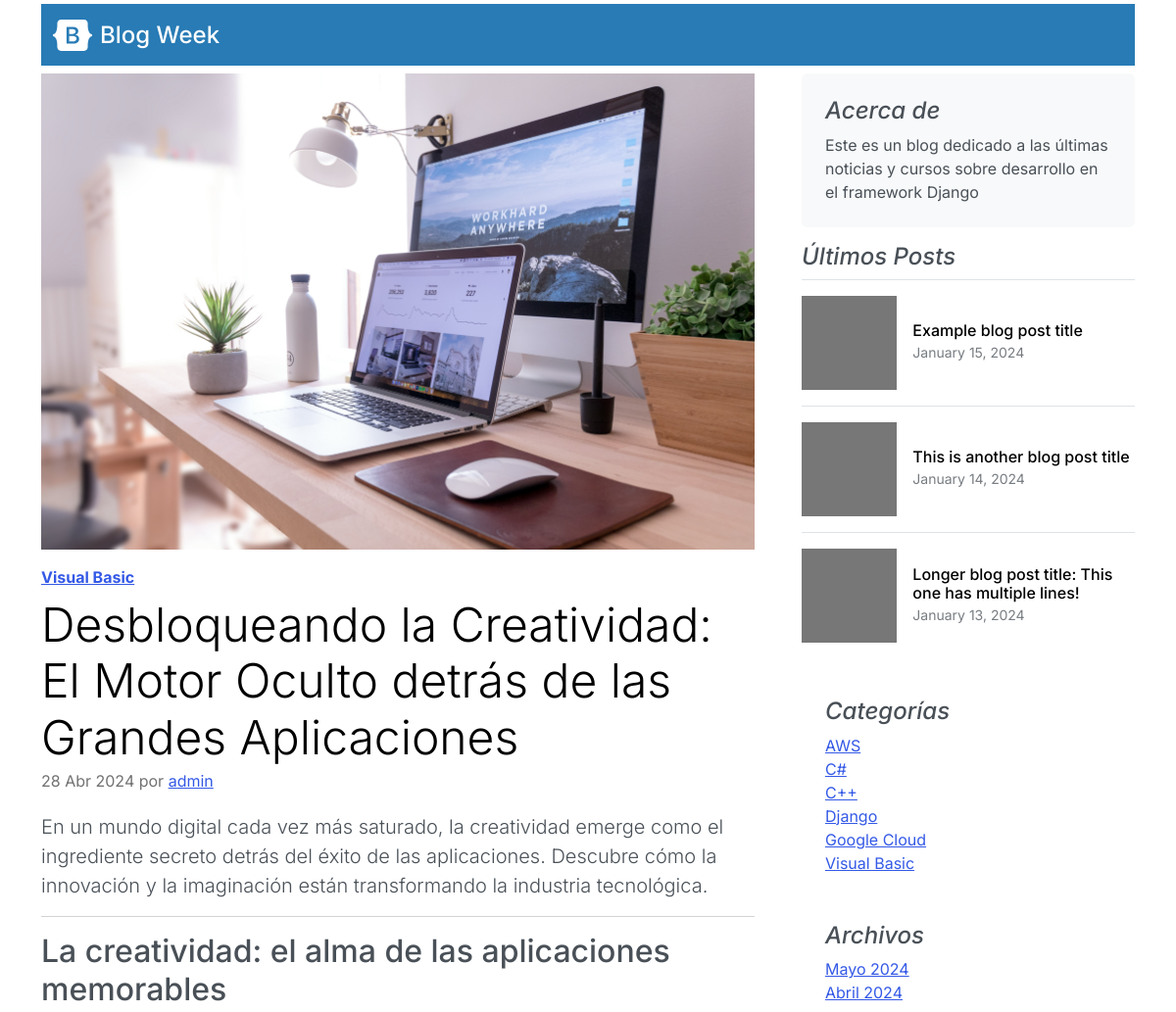
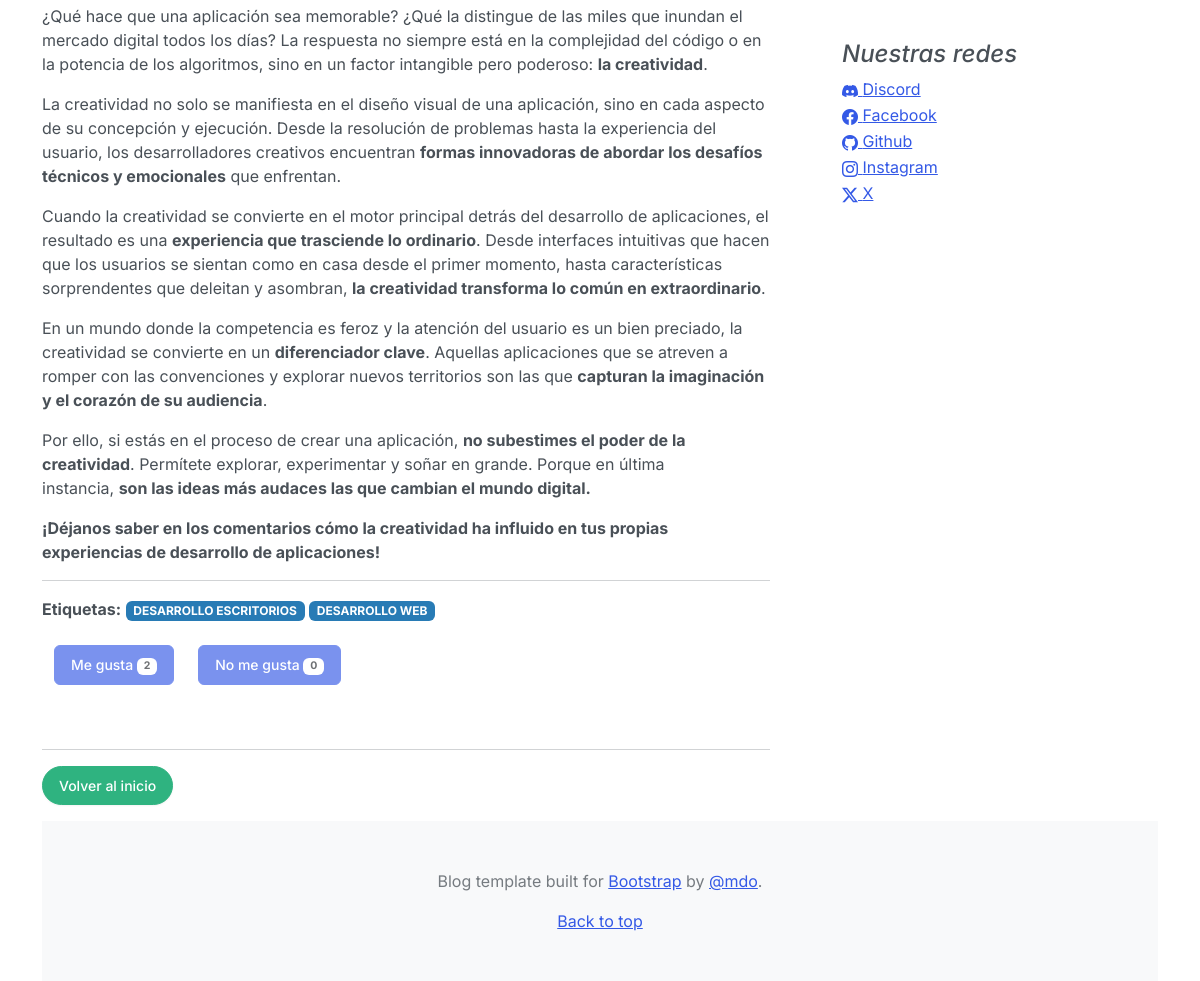
/post/1, run on the app's committed database (2 pictures, top to bottom).
### core/models.py (models this page shows, shortened)
class Post(models.Model):
    title = models.CharField(max_length=250, verbose_name="Título")
    excerpt = models.TextField(verbose_name="Bajada")
    content = RichTextField(verbose_name="Contenido")
    image = models.ImageField(
        upload_to="posts", verbose_name="Imagen", null=True, blank=True)
    published = models.BooleanField(default=False, verbose_name="Publicado")
    created = models.DateTimeField(
        auto_now_add=True, verbose_name="Fecha de creación")
    updated = models.DateTimeField(
        auto_now=True, verbose_name="Fecha de modificación")
    category = models.ForeignKey(
        Category, on_delete=models.CASCADE, verbose_name="Categoría", related_name="get_posts")
    author = models.ForeignKey(
        Author, on_delete=models.CASCADE, verbose_name="Autor", related_name="get_posts")
    tags = models.ManyToManyField(Tag, verbose_name="Etiquetas")
    likes = models.ManyToManyField(User, related_name="blog_posts", verbose_name="Me gusta")
    dislikes = models.ManyToManyField(User, verbose_name="No me gusta")
    def total_likes(self):
        me_gusta = self.likes.count()
        no_me_gusta = self.dislikes.count()
        return me_gusta, no_me_gusta
    class Meta:
        verbose_name = "Publicación"
        verbose_name_plural = "Publicaciones"
        ordering = ['title']

class Category(models.Model):
    name = models.CharField(max_length=200, verbose_name="nombre", unique=True)
    active = models.BooleanField(default=True, verbose_name="Activo")
    created = models.DateTimeField(
        auto_now_add=True, verbose_name="Fecha de creación")
    updated = models.DateTimeField(
        auto_now=True, verbose_name="Fecha de modificación")
    class Meta:
        verbose_name = "Categoría"
        verbose_name_plural = "Categorías"
        ordering = ['name']
    def __str__(self) -> str:
        return self.name

class Author(models.Model):
    user = models.ForeignKey(User, on_delete=models.CASCADE, verbose_name="Autor")
    biography = models.TextField(verbose_name="Biografía")
    birth_date = models.DateField(null=True, blank=True, verbose_name="Fecha de Nacimiento")
    profile_picture = models.ImageField(upload_to='profile_pics/', null=True, blank=True, verbose_name="Foto de Perfil")
    def __str__(self):
        return self.user.username
    class Meta:
        verbose_name = "Autor"
        verbose_name_plural = "Autores"
        ordering = ['user']

class Tag (models.Model):
    name = models.CharField(max_length=200, verbose_name="nombre", unique=True)
    active = models.BooleanField(default=True, verbose_name="Activo")
    created = models.DateTimeField(
        auto_now_add=True, verbose_name="Fecha de creación")
    updated = models.DateTimeField(
        auto_now=True, verbose_name="Fecha de modificación")
    class Meta:
        verbose_name = "Etiqueta"
        verbose_name_plural = "Etiquetas"
        ordering = ['name']

class About(models.Model):
    description = models.CharField(max_length=350, verbose_name="Descripción")
    created = models.DateTimeField(
        auto_now_add=True, verbose_name="Fecha de creación")
    updated = models.DateTimeField(
        auto_now=True, verbose_name="Fecha de modificación")
    class Meta:
        verbose_name = "Acerca de"
        verbose_name_plural = "Acerca de nosotros"
        ordering = ['created']
    def __str__(self) -> str:
        return self.description

class Link(models.Model):
    key = models.CharField(max_length=100, verbose_name="Key Link")
    name = models.CharField(max_length=120, verbose_name="Red Social")
    url = models.URLField(max_length=350, blank=True,
                          null=True, verbose_name="Enlace")
    icon = models.CharField(max_length=100, blank=True,
                            null=True, verbose_name="Icono")
    created = models.DateTimeField(
        auto_now_add=True, verbose_name="Fecha de Creación")
    updated = models.DateTimeField(
        auto_now=True, verbose_name="Fecha de modificación")
    class Meta:
        verbose_name = "Red Social"
        verbose_name_plural = "Redes Sociales"
        ordering = ['name']
    def __str__(self) -> str:
        return self.name

### core/views.py (the view)
# urls.py: path("post/<int:post_id>", post, name="post"),
def post(request, post_id):
    try:
        post = get_object_or_404(Post, id=post_id)
        likes, dislikes = post.total_likes()
        liked = False
        disliked = False
        if post.likes.filter(id=request.user.id).exists(): # Averiguo si el usuario logueado le dio like
            liked = True
        if post.dislikes.filter(id=request.user.id).exists(): # Averiguo si el usuario logueado le dio a "no me gusta"
            disliked = True
        print("-----------------------------------------------------")
        print(f"Me gusta: {liked}")
        print(f"NO Me gusta: {disliked}")
        print("-----------------------------------------------------")
        return render(request, "core/detail.html", {"post": post,
                                                    "total_likes": likes,
                                                    "total_dislikes": dislikes,
                                                    "liked": liked,
                                                    "disliked": disliked})
    except:
        return render(request, "core/404.html")

### core/templates/core/detail.html (shortened to what this page needs)
{% extends "core/base.html" %}
{% load static %}
{% block content %}
<article class="blog-post">
    <div class="col-auto d-none d-lg-block">
        <div class="col-auto d-none d-lg-block">
            <img src={{ post.image.url }} class="img-fluid" alt="">
        </div>
    </div>
    <strong class="d-inline-block mb-2 mt-3 text-primary"><a href={% url 'category' post.category.id %}>{{ post.category }}</a></strong>
    <h2 class="display-5 link-body-emphasis mb-1">{{ post.title }}</h2>
    <p class="blog-post-meta">{{ post.created|date:"d M Y" }} por <a href={% url "author" post.author.id %}>{{ post.author }}</a></p>
    <p class="lead my-3">{{ post.excerpt }}</p>
    <hr>
    <p>{{ post.content|safe}}</p>
    <hr>
    <strong>Etiquetas:</strong>
    {% for tag in post.tags.all %}
        <span class="badge text-bg-info">{{ tag.name|upper }}</span>
    {% endfor %}
    <br><br>
    <div class="container">
        <div class="row justify-content-start">
            <div class="col-auto">
                <form action="{% url 'like_post' post.id %}" method="post">
                    {% if user.is_authenticated %}
                        {% if liked %}
                            <button type="submit" class="btn btn-primary" name="post_id" value="{{ post.id }}" disabled>
                                Me gusta <span class="badge bg-secondary">{{ total_likes }}</span>
                            </button>
                        {% else %}
                            <button type="submit" class="btn btn-primary" name="post_id" value="{{ post.id }}" enabled>
                                Me gusta <span class="badge bg-secondary">{{ total_likes }}</span>
                            </button>
                        {% endif %}
                    {% else %}
                        <button type="submit" class="btn btn-primary" name="post_id" value="{{ post.id }}" disabled>
                            Me gusta <span class="badge bg-secondary">{{ total_likes }}</span>
                        </button>
                    {% endif %}
                </form>
            </div>
            <div class="col-auto">
                <form action="{% url 'dislike_post' post.id %}" method="post">
                    {% if user.is_authenticated %}
                        {% if disliked %}
                            <button type="submit" class="btn btn-primary" name="post_id" value="{{ post.id }}" disabled>
                            No me gusta <span class="badge bg-secondary">{{ total_dislikes }}</span>
                            </button>
                        {% else %}
                            <button type="submit" class="btn btn-primary" name="post_id" value="{{ post.id }}" enabled>
                            No me gusta <span class="badge bg-secondary">{{ total_dislikes }}</span>
                            </button>
                        {% endif %}
                    {% else %}
                        <button type="submit" class="btn btn-primary" name="post_id" value="{{ post.id }}" disabled>
                            No me gusta <span class="badge bg-secondary">{{ total_dislikes }}</span>
                        </button>
                    {% endif %}
                </form>
            </div>
        </div>
    </div>
</article>
<hr>
{% if request.path != '/' %}
<div class="my-3">
    <a class="btn btn-success rounded-pill" href={% url "home" %}>Volver al inicio</a>
</div>
{% endif %}
{% endblock %}

### core/templates/core/base.html (shortened to what this page needs)
<!DOCTYPE html>
<html lang="es">
<head>
    <link rel="stylesheet" href="https://cdn.jsdelivr.net/npm/bootstrap-icons@1.11.3/font/bootstrap-icons.min.css">
    {% load static %}
    <link href={% static "core/css/bootstrap.min.css" %} rel="stylesheet">
    <link href={% static "css/blog.css" %} rel="stylesheet">
</head>
<body>
    <div class="container">
        <nav class="mt-1 navbar navbar-expand-lg bg-info" data-bs-theme="dark">
            <div class="container-fluid">
                <a href="/"
                    class="d-flex align-items-center mb-3 mb-md-0 me-md-auto link-body-emphasis text-decoration-none">
                    <img class="bi me-2" width="40" height="32" src={% static "core/img/bootstrap-logo-white.svg" %}
                        alt="">
                    <span class="fs-4">Blog Week</span>
                </a>
            </div>
        </nav>
        <main class="mt-2">
            <div class="row g-5">
                <div class="col-md-8">
                    {% block content %} {% endblock %}
                </div>
                <aside class="col-md-4">
                    <div class="position-sticky" style="top: 2rem;">
                        <div class="p-4 mb-3 bg-body-tertiary rounded">
                            <h4 class="fst-italic">Acerca de</h4>
                            <p class="mb-0">{{ ABOUT }}</p>
                        </div>
                        <div>
                            <h4 class="fst-italic">Últimos Posts</h4>
                            <ul class="list-unstyled">
                                <li>
                                    <a class="d-flex flex-column flex-lg-row gap-3 align-items-start align-items-lg-center py-3 link-body-emphasis text-decoration-none border-top"
                                        href="#">
                                        <svg class="bd-placeholder-img" width="100%" height="96"
                                            xmlns="http://www.w3.org/2000/svg" aria-hidden="true"
                                            preserveAspectRatio="xMidYMid slice" focusable="false">
                                            <rect width="100%" height="100%" fill="#777" />
                                        </svg>
                                        <div class="col-lg-8">
                                            <h6 class="mb-0">Example blog post title</h6>
                                            <small class="text-body-secondary">January 15, 2024</small>
                                        </div>
                                    </a>
                                </li>
                                <li>
                                    <a class="d-flex flex-column flex-lg-row gap-3 align-items-start align-items-lg-center py-3 link-body-emphasis text-decoration-none border-top"
                                        href="#">
                                        <svg class="bd-placeholder-img" width="100%" height="96"
                                            xmlns="http://www.w3.org/2000/svg" aria-hidden="true"
                                            preserveAspectRatio="xMidYMid slice" focusable="false">
                                            <rect width="100%" height="100%" fill="#777" />
                                        </svg>
                                        <div class="col-lg-8">
                                            <h6 class="mb-0">This is another blog post title</h6>
                                            <small class="text-body-secondary">January 14, 2024</small>
                                        </div>
                                    </a>
                                </li>
                                <li>
                                    <a class="d-flex flex-column flex-lg-row gap-3 align-items-start align-items-lg-center py-3 link-body-emphasis text-decoration-none border-top"
                                        href="#">
                                        <svg class="bd-placeholder-img" width="100%" height="96"
                                            xmlns="http://www.w3.org/2000/svg" aria-hidden="true"
                                            preserveAspectRatio="xMidYMid slice" focusable="false">
                                            <rect width="100%" height="100%" fill="#777" />
                                        </svg>
                                        <div class="col-lg-8">
                                            <h6 class="mb-0">Longer blog post title: This one has multiple lines!</h6>
                                            <small class="text-body-secondary">January 13, 2024</small>
                                        </div>
                                    </a>
                                </li>
                            </ul>
                        </div>
                        <div class="p-4">
                            <h4 class="fst-italic">Categorías</h4>
                            <ol class="list-unstyled mb-0">
                                {% for item in categories %}
                                    <li><a href={% url "category" item.id %}>{{item.name}}</a></li>
                                {% endfor %}
                            </ol>
                        </div>
                        <div class="p-4">
                            <h4 class="fst-italic">Archivos</h4>
                            <ol class="list-unstyled mb-0">
                                {% for item in dates %}
                                    <li><a href={% url "dates" item.month item.year %}>{{ item|date:"F Y"|capfirst }}</a></li>
                                {% endfor %}
                            </ol>
                        </div>
                        <div class="p-4">
                            <h4 class="fst-italic">Nuestras redes</h4>
                            <ol class="list-unstyled">
                                {% for item in redes_sociales %}
                                    {% if item.url %}
                                        <li><a href={{ item.url }}><i class="{{ item.icon }}"></i> {{ item.name }}</a></li>
                                    {% endif %}
                                {% endfor%}
                            </ol>
                        </div>
                    </div>
                </aside>
            </div>
        </main>
        <footer class="py-5 text-center text-body-secondary bg-body-tertiary">
            <p>Blog template built for <a href="https://getbootstrap.com/">Bootstrap</a> by <a
                    href="https://twitter.com/mdo">@mdo</a>.</p>
            <p class="mb-0">
                <a href="#">Back to top</a>
            </p>
        </footer>
    </div>
</body>
</html>

### data on the page
Post: image (picture), category "Visual Basic", title "Desbloqueando la Creatividad: El Motor Oculto detrás de las Grandes Aplicaciones", created "28 Abr 2024", author "admin", excerpt "En un mundo digital cada vez más saturado, la creatividad emerge como el ingrediente secreto detrás del éxito de las aplicaciones. Descubre cómo la innovación y la imaginación están transformando la industria tecnológica.", content "La creatividad: el alma de las aplicaciones memorables ¿Qué hace que una aplicación sea memorable? ¿Qué la distingue de las miles que inundan el mercado digital todos los días? La respuesta no siempre está en la complejidad del código o en la potencia de los algoritmos, sino en un factor intangible pero poderoso: la creatividad . La creatividad no solo se manifiesta en el diseño visual de una aplicación, sino en cada aspecto de su concepción y ejecución. Desde la resolución de problemas hasta la experiencia del usuario, los desarrolladores creativos encuentran formas innovadoras de abordar los desafíos técnicos y emocionales que enfrentan. Cuando la creatividad se convierte en el motor…"
Tag: name "DESARROLLO ESCRITORIOS"
Tag: name "DESARROLLO WEB"
About: description "Este es un blog dedicado a las últimas noticias y cursos sobre desarrollo en el framework Django"
Category: name "AWS"
Category: name "C#"
Category: name "C++"
Category: name "Django"
Category: name "Google Cloud"
Category: name "Visual Basic"
Link: name "Discord"
Link: name "Facebook"
Link: name "Github"
Link: name "Instagram"
Link: name "X"

### other printed values
{{ total_likes }} "2"
{{ total_dislikes }} "0"
{{ item|date:"F Y"|capfirst }} "Mayo 2024" "Abril 2024"
